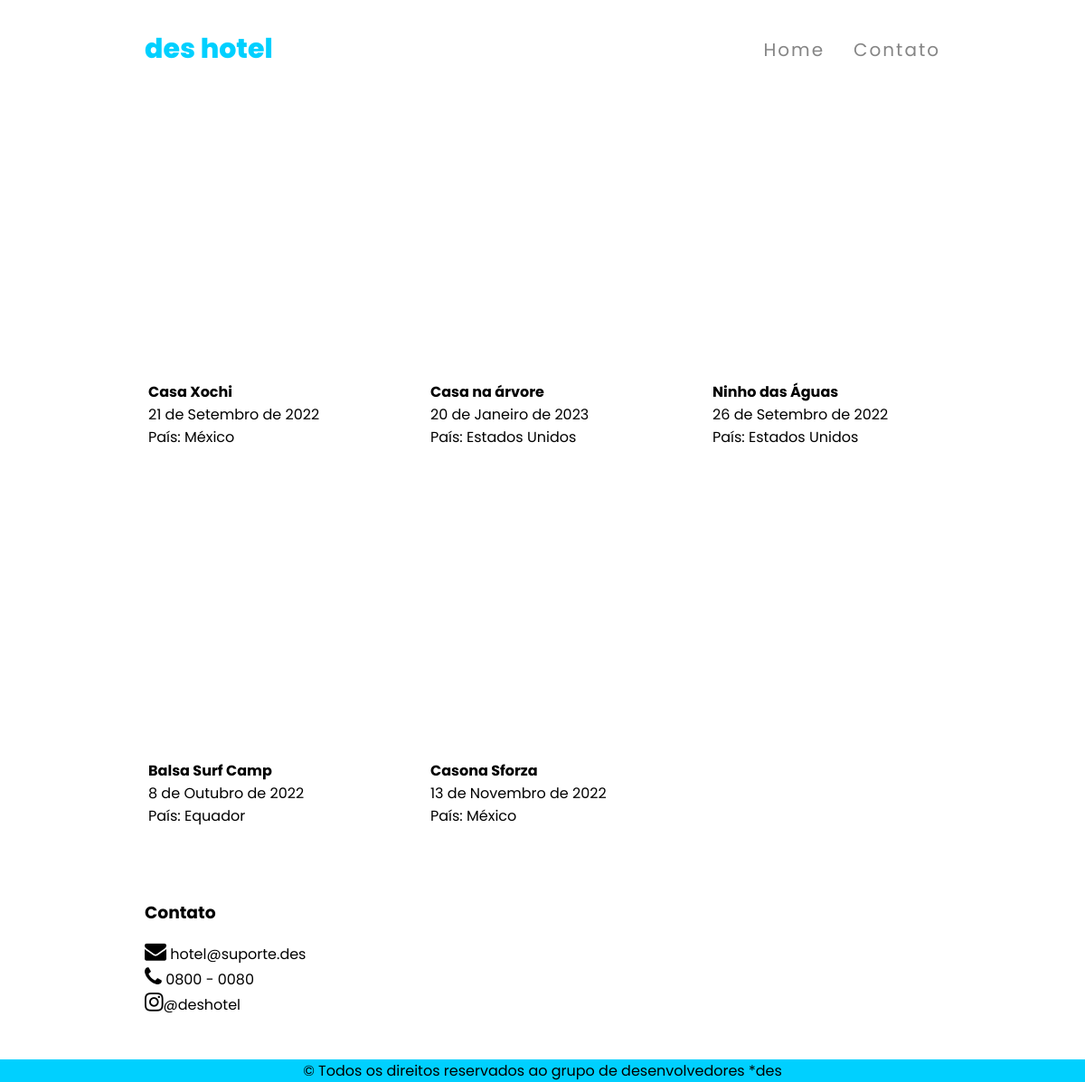
The app's page / (signed in), older data.
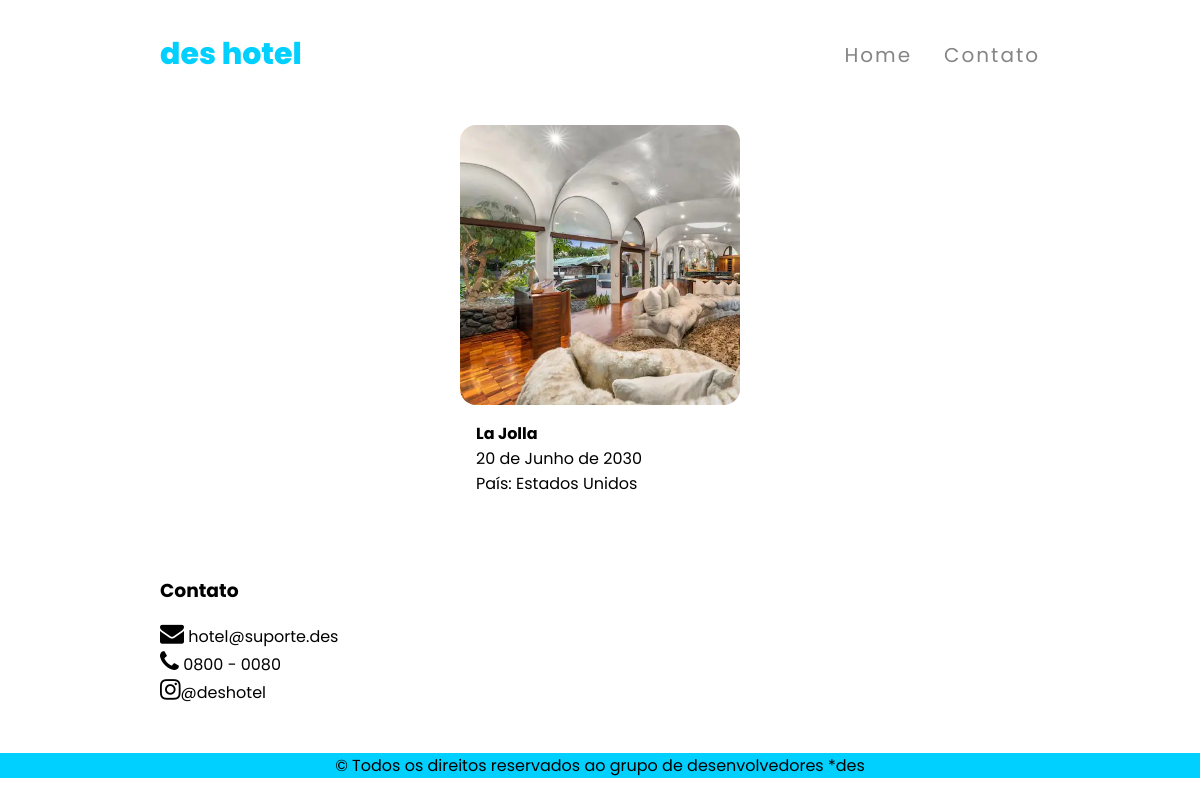
The same page, newer data.
### home/models.py (models this page shows, shortened)
class Hospedagen(models.Model):
    titulo = models.CharField(max_length=50)
    descricao = models.CharField(max_length=150)
    preco = models.DecimalField(decimal_places=2, max_digits=8)
    preco_por = models.CharField(choices=PERIODO_CHOICES, max_length=6, default=D)
    taxa_limpeza = models.DecimalField(decimal_places=2, max_digits=8)
    imagem_1 = models.ImageField(upload_to='foto/%y/%m/%d')
    imagem_2 = models.ImageField(upload_to='foto/%y/%m/%d')
    imagem_3 = models.ImageField(upload_to='foto/%y/%m/%d')
    imagem_4 = models.ImageField(upload_to='foto/%y/%m/%d')
    imagem_5 = models.ImageField(upload_to='foto/%y/%m/%d')
    disponibilidade_a_partir = models.DateField()
    endereco = models.ForeignKey(Endereco, on_delete=models.PROTECT)
    lista_recurso = models.ForeignKey(Recurso, on_delete=models.PROTECT)
    hospedador = models.ForeignKey(Hospedadore, on_delete=models.PROTECT)

class Endereco(models.Model):
    cidade = models.CharField(max_length=50)
    pais = models.CharField(max_length=50)
    def __str__(self):
        return self.pais

### home/views.py (the view)
# urls.py: path('', views.mostrar_home, name='home'),
def mostrar_home(request):
    banco_hotel = Hospedagen.objects.all()
    context = {
        'hospedagem':banco_hotel
    }
    return render(request, 'home/index.html', context)

### home/templates/home/index.html (shortened to what this page needs)
{% load static %}
<!DOCTYPE html>
<html lang="en">
{% include 'headerHome.html' %}
<body>
  {% include 'menu.html' %}
  {% if user.is_authenticated %}
  <div class="grid-container">
    {% for h in hospedagem %}
    <div class="grid-item">
      <a href="{% url 'detalhes' h.id %}">
        <div class="div-imagem-hotel" style="background: url({{h.imagem_1.url}}); background-size: cover;"></div>
        <ul class="info-lista">
          <li class="info-titulo"><b>{{h.titulo}}</b></li>
          <li class="info-hotel">{{h.disponibilidade_a_partir}}</li>
          <li class="info-hotel">País: {{h.endereco}}</li>
        </ul>
      </a>
    </div>
    {% endfor %}
  </div>
  {% endif %}
  {% include 'footer.html' %}
</body>
</html>

### base/headerHome.html (shortened to what this page needs)
{% load static %}
<head>
    <link rel="stylesheet" href="{% static 'css/home.css' %}">
</head>

### base/menu.html
{% load static %}
{% include 'headerMenu.html' %}
<nav>
    <a class="nav-titulo" href="{% url 'home' %}">des hotel</a>
    <ul class="nav-lista">
        <li><a id="nav-texto" href="{% url 'home' %}">Home</a></li>
        <li><a id="nav-texto" href="#contato-link">Contato</a></li>
    </ul>
</nav>

### base/headerMenu.html (shortened to what this page needs)
{% load static %}
<head>
    <link rel="stylesheet" href="{% static 'css/menu.css' %}">
</head>

### base/footer.html
{% load static %}
{% include 'headerFooter.html' %}
<footer>
    <div class="elementos-contato">
        <h3 id="contato-link">Contato</h3>
        <ul class="contato-footer">
            <li><i class="fa fa-envelope" style="font-size:24px"></i> hotel@suporte.des</li>
            <li><i class="fa fa-phone" style="font-size:24px"></i></i> 0800 - 0080</li>
            <li><i class="fa fa-instagram" style="font-size:24px"></i>@deshotel</li>
        </ul>
    </div>
    <p class="direitos-reservados">© Todos os direitos reservados ao grupo de
        desenvolvedores *des</p>
</footer>

### base/headerFooter.html
{% load static %}
<head>
    <link rel="stylesheet" href="https://cdnjs.cloudflare.com/ajax/libs/font-awesome/4.7.0/css/font-awesome.min.css">
    <link rel="stylesheet" href="{% static 'css/footer.css' %}">
</head>

### home/static/css/home.css (style rules this page uses)
* { box-sizing: border-box; margin: 0; padding: 0; font-family: 'Poppins', sans-serif; }
.div-imagem-hotel { width: 280px; height: 280px; border-radius: 1rem; }
.grid-container { display: grid; grid-template-columns: auto auto auto; justify-content: center; }
.grid-item { display: flex; flex-direction: column; padding: 1rem; }
.info-lista { padding: 1rem; list-style: none; color: black; }

### home/static/css/menu.css (style rules this page uses)
* { font-family: 'Poppins', sans-serif; }
nav { display: flex; justify-content: space-between; margin: 2rem 10rem; }
a { text-decoration: none; }
.nav-titulo { font-size: 30px; font-weight: 800; color: rgb(0 208 255); }
.nav-lista { display: flex; list-style: none; align-items: center; }
#nav-texto { font-size: 20px; color: rgb(133, 133, 133); letter-spacing: 2px; margin-left: 2rem; }

### home/static/css/footer.css (style rules this page uses)
.elementos-contato { padding: 3rem 10rem; }
.contato-footer { list-style: none; margin-top: 1rem; }
.direitos-reservados { background-color: rgb(0 208 255); text-align: center; }

Row changes from the older to the newer data that the page shows:
removed Hospedagen: titulo "Casa Xochi", disponibilidade_a_partir "21 de Setembro de 2022", endereco "México"
removed Hospedagen: titulo "Casa na árvore", disponibilidade_a_partir "20 de Janeiro de 2023", endereco "Estados Unidos"
removed Hospedagen: titulo "Ninho das Águas", disponibilidade_a_partir "26 de Setembro de 2022", endereco "Estados Unidos"
removed Hospedagen: titulo "Balsa Surf Camp", disponibilidade_a_partir "8 de Outubro de 2022", endereco "Equador"
removed Hospedagen: titulo "Casona Sforza", disponibilidade_a_partir "13 de Novembro de 2022", endereco "México"
added Hospedagen: imagem_1 (picture), titulo "La Jolla", disponibilidade_a_partir "20 de Junho de 2030", endereco "Estados Unidos"
